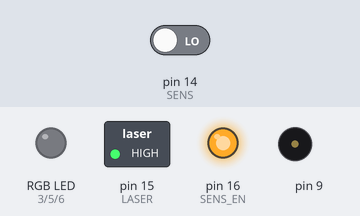
Recording of a program running on a simulated Arduino Nano, built with avr-gcc and run on an emulated ATmega328P. On the bench: switched loads named in the program (green lamp = pin HIGH), an RGB LED mixed from three pins (HIGH = lit), output pins drawn as LEDs (lit = HIGH), buzzer (waves = sounding). Inputs (shaded band) come from the test bench; at power-on: pin 14 (SENS) LOW. Dim RGB values are drawn brighter than linear; no radio packets arrive unless stated.

Above: at 1.2 s.
1.3 s: pin 14 (SENS) driven HIGH
At 1.45 s:
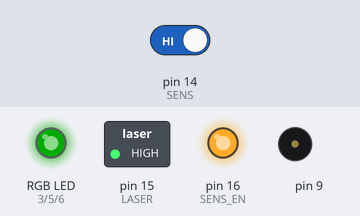
At 2.05 s:
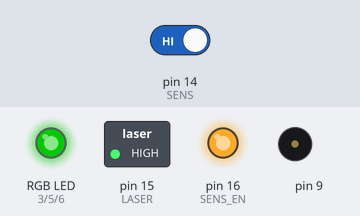
Timing chart, 0 to 10.3 s (numbered marks = the images above; inputs shaded):
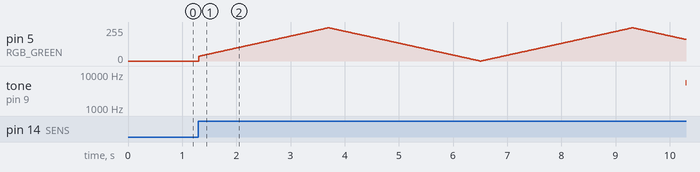

The program:

main.cpp
```cpp
#include <Arduino.h>
#include <toneAC.h>
#include <SPI.h>
#include <RF24.h>
#ifdef BIGBOX
    #include <I2C_LCD.h>
    #include <I2C_LCD_special_chars.h>
    I2C_LCD lcd(0x27);
#endif

// === Per Device Settings ===
uint8_t name[6] = "SMAL1";
int alarminc = 7; // Alarm tone speed.

// === Pin definitions ===
#define RGB_RED 3
#define RGB_BLUE 6
#define RGB_GREEN 5

#define CE_PIN 7
#define CSN_PIN 8

#define SENS 14
#define LASER 15
#define SENS_EN 16

// === Radio stuff ====

// Channel Names
uint8_t broadcast_all[6]        = "BROAD";
uint8_t broadcast_smallbox[6]   = "BSMAL";
uint8_t broadcast_bigbox[6]     = "BROAD";

// Radio Events
#define EVENT_ALARM_ON  1
#define EVENT_ALARM_OFF 2
RF24 radio(CE_PIN, CSN_PIN);
struct Packet {
    uint8_t from[6];
    uint8_t event;
} packet;


// === Alarm Stuff ====
#define hitTimeout 3000
unsigned long hitTimer = 0;
bool alarm = false;
unsigned long freq = 2000;

bool iActivatedTheAlarm = false;

// === Helper Functions ===

/**
 * Set the onboard RGB light to specified rgb color.
 * @param red - How much red [0-255]
 * @param green - How much green [0-255]
 * @param blue - How much blue [0-255]
 */
void rgbLight(byte red, byte green, byte blue) {
    analogWrite(RGB_RED, red);
    analogWrite(RGB_GREEN, green);
    analogWrite(RGB_BLUE, blue);
}

/**
 * Send simple radio event to specified channel
 * @param to - Whom to send the event to
 * @param event - The radio event to send
 */
void sendEvent(uint8_t to[6],  uint8_t event) {
    radio.stopListening();
    radio.openWritingPipe(to);
    packet.event = event;
    radio.write(&packet, sizeof(Packet));
    radio.startListening();
}

void setup() {
    pinMode(RGB_RED, OUTPUT);
    pinMode(RGB_GREEN, OUTPUT);
    pinMode(RGB_BLUE, OUTPUT);

    pinMode(LASER, OUTPUT);
    pinMode(SENS_EN, OUTPUT);
    pinMode(SENS, INPUT);

    digitalWrite(SENS_EN, HIGH);
    digitalWrite(LASER, HIGH);

    // Set packet from address for sending
    memcpy(packet.from, name, 6);

    // Setup the radio tranceiver
    if (!radio.begin()) {
        while (1) {}  // freeze program if somehow the radio doesn't work.
    }
    radio.setPALevel(RF24_PA_LOW);  // RF24_PA_MAX is default. (We are indoor not much power is needed)
    radio.setDataRate(RF24_250KBPS);
    radio.setPayloadSize(sizeof(Packet));
    // Channel pipes
    radio.openReadingPipe(1, broadcast_all); // Listen to the broadcast channel
    #ifdef SMALLBOX
        radio.openReadingPipe(2, broadcast_smallbox); // Listen to smallbox channel
    #endif
    #ifdef BIGBOX
        radio.openReadingPipe(2, broadcast_bigbox); // Listen to bigbox channel
    #endif
    radio.openReadingPipe(5, name);      // Listen to personal channel
    radio.startListening();

    // Setup the LCD
    #ifdef BIGBOX
        Wire.begin();
        Wire.setClock(100000);
        lcd.begin(16, 2);
        lcd.display();
        lcd.clear();
        lcd.setCursor(0, 0);
        lcd.print("  = LaserBym =  ");
        lcd.setCursor(0, 1);
    #endif
}

void loop() {
    // === Common ====
    unsigned long currentMillis = millis();

    // === RX Handling ===
    uint8_t channel;
    if (radio.available(&channel)) {
        radio.read(&packet, sizeof(Packet));
        switch (packet.event) {
            case EVENT_ALARM_ON:
                alarm = true;
                iActivatedTheAlarm = false;
            break;
            case EVENT_ALARM_OFF:
                noToneAC();
                rgbLight(0, 0, 0);
                alarm = false;
            break;
            default:
            break;
        }
    }

    // === Laser Handling ===
    #ifdef SMALLBOX
    if (digitalRead(SENS) && alarm == false) {
        // Laser not hitting the sensor
        alarm = true;
        hitTimer = currentMillis;
        iActivatedTheAlarm = true;
        // Send alarm packet
        sendEvent(broadcast_all, EVENT_ALARM_ON);
    }
    #endif

    // === IR Handling ===
    #ifdef BIGBOX

    #endif

    // === Alarm Reset Handling ===
    if (alarm && iActivatedTheAlarm && currentMillis - hitTimer > hitTimeout) {
        noToneAC();
        rgbLight(0, 0, 0);
        // digitalWrite(SENS_EN, HIGH);
        sendEvent(broadcast_all, EVENT_ALARM_OFF);
        alarm = false;
    }

    // === Alarm Output Handling ===
    if (alarm) {
        freq = freq + alarminc;
        if (freq < 1000 || freq > 8000) {
            alarminc = alarminc * -1;
        }
        byte ledValue = (freq - 1000) / 28;
        rgbLight(iActivatedTheAlarm ? 0 : ledValue, iActivatedTheAlarm ? ledValue : 0, 0);
        toneAC(freq);
    }

    // Sleep a bit
    delay(1);
}
```
